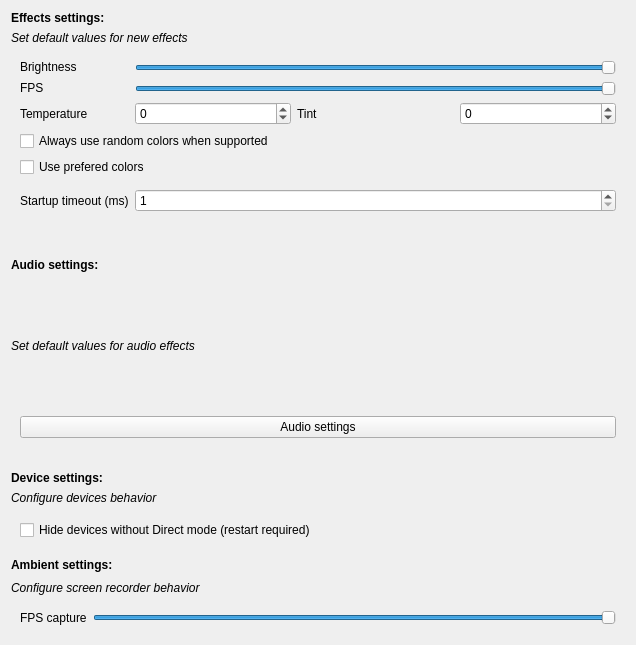
<?xml version="1.0" encoding="UTF-8"?>
<ui version="4.0">
 <class>GlobalSettings</class>
 <widget class="QWidget" name="GlobalSettings">
  <property name="geometry">
   <rect>
    <x>0</x>
    <y>0</y>
    <width>636</width>
    <height>645</height>
   </rect>
  </property>
  <property name="minimumSize">
   <size>
    <width>0</width>
    <height>0</height>
   </size>
  </property>
  <layout class="QGridLayout" name="gridLayout" rowstretch="0,0,0,0,0,0,0,0,0,0,0,0">
   <property name="sizeConstraint">
    <enum>QLayout::SetMaximumSize</enum>
   </property>
   <item row="6" column="0">
    <widget class="QLabel" name="deviceLabel">
     <property name="sizePolicy">
      <sizepolicy hsizetype="Preferred" vsizetype="Fixed">
       <horstretch>0</horstretch>
       <verstretch>0</verstretch>
      </sizepolicy>
     </property>
     <property name="font">
      <font>
       <bold>true</bold>
      </font>
     </property>
     <property name="text">
      <string>Device settings:</string>
     </property>
    </widget>
   </item>
   <item row="10" column="0">
    <widget class="QLabel" name="ambientInfoLabel">
     <property name="sizePolicy">
      <sizepolicy hsizetype="Preferred" vsizetype="Fixed">
       <horstretch>0</horstretch>
       <verstretch>0</verstretch>
      </sizepolicy>
     </property>
     <property name="font">
      <font>
       <italic>true</italic>
      </font>
     </property>
     <property name="text">
      <string>Configure screen recorder behavior</string>
     </property>
     <property name="textFormat">
      <enum>Qt::PlainText</enum>
     </property>
    </widget>
   </item>
   <item row="1" column="0">
    <widget class="QLabel" name="globalInfoLabel">
     <property name="sizePolicy">
      <sizepolicy hsizetype="Preferred" vsizetype="Fixed">
       <horstretch>0</horstretch>
       <verstretch>0</verstretch>
      </sizepolicy>
     </property>
     <property name="font">
      <font>
       <italic>true</italic>
      </font>
     </property>
     <property name="text">
      <string>Set default values for new effects</string>
     </property>
     <property name="textFormat">
      <enum>Qt::PlainText</enum>
     </property>
    </widget>
   </item>
   <item row="7" column="0">
    <widget class="QLabel" name="deviceInfoLabel">
     <property name="sizePolicy">
      <sizepolicy hsizetype="Preferred" vsizetype="Fixed">
       <horstretch>0</horstretch>
       <verstretch>0</verstretch>
      </sizepolicy>
     </property>
     <property name="font">
      <font>
       <italic>true</italic>
      </font>
     </property>
     <property name="text">
      <string>Configure devices behavior</string>
     </property>
    </widget>
   </item>
   <item row="9" column="0">
    <widget class="QLabel" name="ambientSettingsLabel">
     <property name="sizePolicy">
      <sizepolicy hsizetype="Preferred" vsizetype="Fixed">
       <horstretch>0</horstretch>
       <verstretch>0</verstretch>
      </sizepolicy>
     </property>
     <property name="minimumSize">
      <size>
       <width>0</width>
       <height>15</height>
      </size>
     </property>
     <property name="maximumSize">
      <size>
       <width>16777215</width>
       <height>20</height>
      </size>
     </property>
     <property name="font">
      <font>
       <bold>true</bold>
      </font>
     </property>
     <property name="layoutDirection">
      <enum>Qt::LeftToRight</enum>
     </property>
     <property name="text">
      <string>Ambient settings:</string>
     </property>
     <property name="textFormat">
      <enum>Qt::PlainText</enum>
     </property>
     <property name="alignment">
      <set>Qt::AlignLeading|Qt::AlignLeft|Qt::AlignVCenter</set>
     </property>
    </widget>
   </item>
   <item row="8" column="0">
    <widget class="QFrame" name="frame_2">
     <property name="sizePolicy">
      <sizepolicy hsizetype="Preferred" vsizetype="Fixed">
       <horstretch>0</horstretch>
       <verstretch>0</verstretch>
      </sizepolicy>
     </property>
     <property name="frameShape">
      <enum>QFrame::NoFrame</enum>
     </property>
     <property name="frameShadow">
      <enum>QFrame::Raised</enum>
     </property>
     <layout class="QGridLayout" name="gridLayout_5">
      <item row="0" column="0">
       <widget class="QCheckBox" name="hide_unsupportedCheckBox">
        <property name="layoutDirection">
         <enum>Qt::LeftToRight</enum>
        </property>
        <property name="text">
         <string>Hide devices without Direct mode (restart required)</string>
        </property>
       </widget>
      </item>
     </layout>
    </widget>
   </item>
   <item row="3" column="0">
    <widget class="QLabel" name="audioLabel">
     <property name="font">
      <font>
       <bold>true</bold>
      </font>
     </property>
     <property name="text">
      <string>Audio settings:</string>
     </property>
    </widget>
   </item>
   <item row="11" column="0">
    <widget class="QFrame" name="ambientFrame">
     <property name="sizePolicy">
      <sizepolicy hsizetype="Preferred" vsizetype="Fixed">
       <horstretch>0</horstretch>
       <verstretch>0</verstretch>
      </sizepolicy>
     </property>
     <property name="frameShape">
      <enum>QFrame::NoFrame</enum>
     </property>
     <property name="frameShadow">
      <enum>QFrame::Raised</enum>
     </property>
     <layout class="QGridLayout" name="gridLayout_3">
      <item row="0" column="0">
       <widget class="QLabel" name="fpscaptureLabel">
        <property name="toolTip">
         <string>Amount of screenshot taken by the ScreenRecorder engine</string>
        </property>
        <property name="frameShape">
         <enum>QFrame::NoFrame</enum>
        </property>
        <property name="text">
         <string>FPS capture</string>
        </property>
       </widget>
      </item>
      <item row="0" column="1">
       <widget class="QTooltipedSlider" name="fpscaptureSlider">
        <property name="minimum">
         <number>1</number>
        </property>
        <property name="maximum">
         <number>60</number>
        </property>
        <property name="value">
         <number>60</number>
        </property>
        <property name="orientation">
         <enum>Qt::Horizontal</enum>
        </property>
       </widget>
      </item>
     </layout>
    </widget>
   </item>
   <item row="4" column="0">
    <widget class="QLabel" name="audioInfoLabel">
     <property name="font">
      <font>
       <italic>true</italic>
      </font>
     </property>
     <property name="text">
      <string>Set default values for audio effects</string>
     </property>
    </widget>
   </item>
   <item row="2" column="0">
    <widget class="QFrame" name="globalFrame">
     <property name="sizePolicy">
      <sizepolicy hsizetype="Preferred" vsizetype="Fixed">
       <horstretch>0</horstretch>
       <verstretch>0</verstretch>
      </sizepolicy>
     </property>
     <property name="frameShape">
      <enum>QFrame::NoFrame</enum>
     </property>
     <property name="frameShadow">
      <enum>QFrame::Raised</enum>
     </property>
     <layout class="QGridLayout" name="gridLayout_2">
      <item row="3" column="1">
       <widget class="QLabel" name="temperatureLabel">
        <property name="text">
         <string>Temperature</string>
        </property>
       </widget>
      </item>
      <item row="3" column="4">
       <widget class="QSpinBox" name="tint">
        <property name="minimum">
         <number>-100</number>
        </property>
        <property name="maximum">
         <number>100</number>
        </property>
       </widget>
      </item>
      <item row="6" column="1" colspan="3">
       <widget class="ColorsPicker" name="preferedColors" native="true"/>
      </item>
      <item row="4" column="1" colspan="4">
       <widget class="QCheckBox" name="randomColorsCheckBox">
        <property name="text">
         <string>Always use random colors when supported</string>
        </property>
       </widget>
      </item>
      <item row="3" column="2">
       <widget class="QSpinBox" name="temperature">
        <property name="minimum">
         <number>-100</number>
        </property>
        <property name="maximum">
         <number>100</number>
        </property>
       </widget>
      </item>
      <item row="2" column="1">
       <widget class="QLabel" name="fpsLabel">
        <property name="sizePolicy">
         <sizepolicy hsizetype="Fixed" vsizetype="Fixed">
          <horstretch>0</horstretch>
          <verstretch>0</verstretch>
         </sizepolicy>
        </property>
        <property name="text">
         <string>FPS</string>
        </property>
       </widget>
      </item>
      <item row="1" column="2" colspan="3">
       <widget class="QTooltipedSlider" name="brightnessSlider">
        <property name="maximum">
         <number>100</number>
        </property>
        <property name="value">
         <number>100</number>
        </property>
        <property name="orientation">
         <enum>Qt::Horizontal</enum>
        </property>
       </widget>
      </item>
      <item row="3" column="3">
       <widget class="QLabel" name="tintLabel">
        <property name="text">
         <string>Tint</string>
        </property>
       </widget>
      </item>
      <item row="2" column="2" colspan="3">
       <widget class="QTooltipedSlider" name="fpsSlider">
        <property name="minimum">
         <number>1</number>
        </property>
        <property name="maximum">
         <number>60</number>
        </property>
        <property name="value">
         <number>60</number>
        </property>
        <property name="orientation">
         <enum>Qt::Horizontal</enum>
        </property>
       </widget>
      </item>
      <item row="1" column="1">
       <widget class="QLabel" name="brightnessLabel">
        <property name="sizePolicy">
         <sizepolicy hsizetype="Fixed" vsizetype="Fixed">
          <horstretch>0</horstretch>
          <verstretch>0</verstretch>
         </sizepolicy>
        </property>
        <property name="text">
         <string>Brightness</string>
        </property>
       </widget>
      </item>
      <item row="5" column="1" colspan="4">
       <widget class="QCheckBox" name="usePreferedColorsCheckBox">
        <property name="text">
         <string>Use prefered colors</string>
        </property>
       </widget>
      </item>
      <item row="7" column="1">
       <widget class="QLabel" name="label">
        <property name="text">
         <string>Startup timeout (ms)</string>
        </property>
       </widget>
      </item>
      <item row="7" column="2" colspan="3">
       <widget class="QSpinBox" name="startup_timeout">
        <property name="minimum">
         <number>1</number>
        </property>
        <property name="maximum">
         <number>30000</number>
        </property>
       </widget>
      </item>
     </layout>
    </widget>
   </item>
   <item row="0" column="0">
    <widget class="QLabel" name="globalSettingsLabel">
     <property name="sizePolicy">
      <sizepolicy hsizetype="Preferred" vsizetype="Fixed">
       <horstretch>0</horstretch>
       <verstretch>0</verstretch>
      </sizepolicy>
     </property>
     <property name="font">
      <font>
       <bold>true</bold>
      </font>
     </property>
     <property name="text">
      <string>Effects settings:</string>
     </property>
     <property name="textFormat">
      <enum>Qt::PlainText</enum>
     </property>
     <property name="alignment">
      <set>Qt::AlignLeading|Qt::AlignLeft|Qt::AlignVCenter</set>
     </property>
    </widget>
   </item>
   <item row="5" column="0">
    <widget class="QFrame" name="frame">
     <property name="frameShape">
      <enum>QFrame::NoFrame</enum>
     </property>
     <property name="frameShadow">
      <enum>QFrame::Raised</enum>
     </property>
     <layout class="QGridLayout" name="gridLayout_4">
      <item row="0" column="0">
       <widget class="QPushButton" name="audioSettings">
        <property name="text">
         <string>Audio settings</string>
        </property>
       </widget>
      </item>
     </layout>
    </widget>
   </item>
  </layout>
 </widget>
 <customwidgets>
  <customwidget>
   <class>QTooltipedSlider</class>
   <extends>QSlider</extends>
   <header location="global">QTooltipedSlider.h</header>
  </customwidget>
  <customwidget>
   <class>ColorsPicker</class>
   <extends>QWidget</extends>
   <header location="global">ColorsPicker.h</header>
   <container>1</container>
  </customwidget>
 </customwidgets>
 <resources/>
 <connections/>
</ui>
